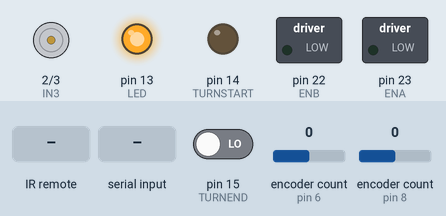
This sketch was run on a simulated Arduino Mega 2560, built with avr-gcc and run on an emulated ATmega2560. On the bench: motor-driver pin pairs drawn as motors (green arrow = first pin HIGH = forward, orange = second pin HIGH = backward, longer = more drive), switched loads named in the sketch (green lamp = pin HIGH), output pins drawn as LEDs (lit = HIGH). Inputs (shaded band) come from the test bench; at power-on: pin 15 (TURNEND) LOW, encoder count (sensors on pin 6, pin 8) 0. Pins used as bus, display or sensor lines are not drawn; what the sketch prints to the serial monitor is not drawn.

Above: at 1.2 s.
1.3 s: infrared code 0xFF6897 received
At 2.3 s:
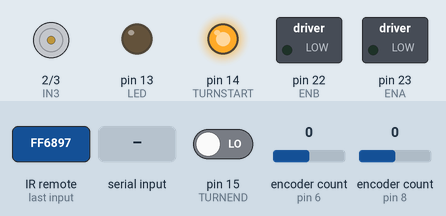
3.5 s: pin 15 (TURNEND) driven HIGH
At 4.6 s:
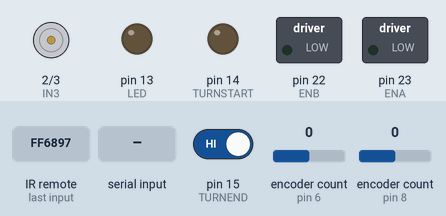
5.7 s: infrared code 0xFFFFFFFF received
7.2 s: infrared code 0xFF02FD received
8.7 s: "i" received over Serial
At 9.9 s:
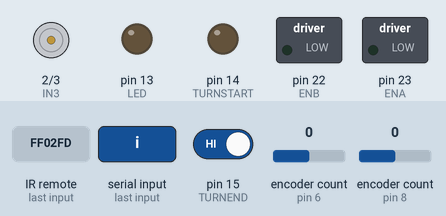
10.2 s: "," received over Serial
At 11.7 s:
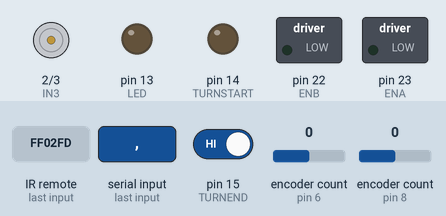
Timing chart, 0 to 12.8 s (numbered marks = the images above; inputs shaded):
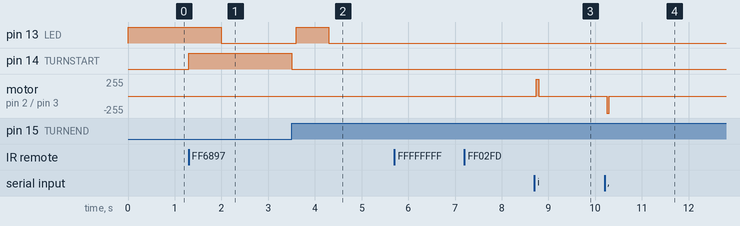

The sketch:

DCMotorTest.ino
```cpp
#include <PWMServo.h>
#include <TimerOne.h>
#include <Encoder.h>
#include <IRremote.h>

// NOTE: Teensy has library for encoders.  Will just use that.
// NOTE: A is LEFT, B is RIGHT
// NOTE:
// Since we are registering a callback to Timer1, make sure that PWM pins are associated with Timer0/Timer2
// Avoid PWM pins 9, 10 since they are attached to Timer1
#define ENA 23
#define IN1 0
#define IN2 1
#define IN3 2
#define IN4 3
#define ENB 22

#define ENCODERL1   8
#define ENCODERL2   4
#define ENCODERR1   6
#define ENCODERR2   7
#define LED         13
#define GRIPPER     12
#define TURNSTART   14
#define TURNEND     15

#define SPEED_MIN 0
#define SPEED_MAX 95
// motors have different minimum speeds.
// may also want to do this for how it is mapped?
#define PWM_MIN_L   70
#define PWM_MAX_L   250
#define PWM_MIN_R   80
#define PWM_MAX_R   250

#define LoopTime 100 //milliseconds
#define dt       0.1 // seconds

#define PULSES_REVOLUTION   1920/2 // from http://www.robotshop.com/en/micro-6v-160rpm-1201-dc-geared-motor-encoder.html
#define WHEEL_CIRCUMFERENCE 20.42 // in cm, based on 65mm wheel diameter
#define TARGET_DISTANCE     60.96 //2 ft in cm  //100  //
#define KP                  1.5
#define KI                  0.5
#define KD                  3.0
#define ETHRESHOLD          5
#define NUM_TARGETS         2

#define DEBUG_MOTOR
#define DEBUG_IR
//#define SERVO_ATTCHED
//#define PREDEF

volatile int gripper_pos = 0;

volatile long EncCountL_Last = 0;
volatile long EncCountL_Start = 0;
volatile int EncStateL1 = LOW;
volatile int EncStateL2 = LOW;
volatile int EncStateL1_last = LOW;
volatile int EncStateL2_last = LOW;

volatile long EncCountR_Last = 0;
volatile long EncCountR_Start = 0;
volatile int EncStateR1 = LOW;
volatile int EncStateR2 = LOW;
volatile int EncStateR1_last = LOW;
volatile int EncStateR2_last = LOW;

volatile long LastTime = 0;
volatile long NewTime = 0;
volatile float ErrorTotalL = 0;
volatile float ErrorTotalR = 0;
volatile float DerrorDtL = 0;
volatile float DerrorDtR = 0;
volatile float prev_errorL = 0;
volatile float prev_errorR = 0;

// IR Receiver and Transmitter Stuff
const int RECV_PIN = 9;
unsigned long repeatValue = 4294967295; //NEC repeat value
unsigned long startValue = 16738455; // NEC 1 value
unsigned long okValue = 16712445; // NEC OK value
unsigned long endValue = 16756815; // NEC 3 value
unsigned long turn_timer = 0; // use for timeout purposes
unsigned long stage1_timelimit = 10 * 1000; // max length for listening for ok
int currentState = 0;  //0 = Not Our Turn, 1 = Starting Turn, 2 = Waiting for Turn end;

char byteIn = 'n';
int targetDistanceL[NUM_TARGETS], targetDistanceR[NUM_TARGETS];
int nextTargetIdx = -1, currentTargetIdx = 0;

// Setup Encoders
Encoder LeftWheelEncoder(ENCODERL1, ENCODERL2);
Encoder RightWheelEncoder(ENCODERR1, ENCODERR2);

// Setup gripper
PWMServo gripper;

// Setup IR Receiver and Transmitter
IRsend irsend; // has to be on pin 5 of teensy!
IRrecv irrecv(RECV_PIN);
decode_results results;


void setup()
{
  Serial.begin(9600);

  pinMode(IN1, OUTPUT);
  pinMode(IN2, OUTPUT);
  pinMode(IN3, OUTPUT);
  pinMode(IN4, OUTPUT);
  pinMode(ENA, OUTPUT);
  pinMode(ENB, OUTPUT);
  pinMode(LED, OUTPUT);
  pinMode(TURNSTART, OUTPUT);
  pinMode(TURNEND, INPUT);
  digitalWrite(LED, HIGH);

#ifdef SERVO_ATTCHED
  gripper.attach(GRIPPER);
  Serial.print("Servo Attached: ");
  Serial.println(gripper.attached());
#endif

#ifdef DEBUG_MOTOR
  Serial.print("Initialize Control Loop Frequency: ");
  Serial.println(LoopTime * 1000.0);
#endif
  Timer1.initialize(LoopTime * 1000.0);
  Timer1.attachInterrupt(ControlThread);

  setup_IR();
}

void loop()
{
  float speed_percentL = 0;
  float speed_percentR = 0;

  if (Serial.available())
  {
    byteIn = Serial.read();
    if (byteIn == 'i') // i for forward
    {
      speed_percentL = 20;
      speed_percentR = 20;
    }
    else if (byteIn == ',') {
      speed_percentL = -20;
      speed_percentR = -20;
    }
    else if (byteIn == 'j') {
      speed_percentL = -20;
      speed_percentR = 20;
    }
    else if (byteIn == 'l') {
      speed_percentL = 20;
      speed_percentR = -20;
    }
    Serial.println("got something");

    // get error for each wheel from desired end point
    int EncCountL = LeftWheelEncoder.read();
    int EncCountR = RightWheelEncoder.read();

    float EncDifference = ((float)(EncCountL - EncCountR) / PULSES_REVOLUTION) * WHEEL_CIRCUMFERENCE;

    // correct for difference between encoders if we are driving straight
    if (speed_percentL == speed_percentR)
    {
      if (EncDifference > 0)
        speed_percentL -= KP * abs(EncDifference);
      speed_percentR += KP * abs(EncDifference);
      if (EncDifference < 0)
        speed_percentL += KP * abs(EncDifference);
      speed_percentR -= KP * abs(EncDifference);
    }
#ifdef DEBUG_MOTOR
    Serial.print("Left Command Signal: ");
    Serial.println(speed_percentL);
    Serial.print("Right Command Signal: ");
    Serial.println(speed_percentR);
#endif

      if (speed_percentL > SPEED_MAX)
        speed_percentL = SPEED_MAX;

      if (speed_percentR > SPEED_MAX)
        speed_percentR = SPEED_MAX;

      // send motor command
      if (speed_percentL > 0) {
        forwardL((int)speed_percentL);
      }
      else {
        backwardL((int)abs(speed_percentL));
      }

      if (speed_percentR > 0) {
        forwardR((int)speed_percentR);
      }
      else {
        backwardR((int)abs(speed_percentR));
      }
    }
    else{
      halt();
    }
    delay(50);
}

void ControlThread() {
  NewTime = micros();
  TurnMonitor();
}

void forwardL(int speed_percent) {
  int speed_pwm = map(speed_percent, SPEED_MIN, SPEED_MAX, PWM_MIN_L, PWM_MAX_L);

  analogWrite(ENA, speed_pwm);
  digitalWrite(IN1, HIGH);
  digitalWrite(IN2, LOW);         // left wheel goes forward
}

void backwardL(int speed_percent) {
  int speed_pwm = map(speed_percent, SPEED_MIN, SPEED_MAX, PWM_MIN_L, PWM_MAX_L);

  analogWrite(ENA, speed_pwm);
  digitalWrite(IN1, LOW);
  digitalWrite(IN2, HIGH);         // left wheel goes forward
}

void forwardR(int speed_percent) {
  int speed_pwm = map(speed_percent, SPEED_MIN, SPEED_MAX, PWM_MIN_R, PWM_MAX_R);

  analogWrite(ENB, speed_pwm);
  digitalWrite(IN3, HIGH);
  digitalWrite(IN4, LOW);         // right wheel goes forward
}

void backwardR(int speed_percent) {
  int speed_pwm = map(speed_percent, SPEED_MIN, SPEED_MAX, PWM_MIN_R, PWM_MAX_R);

  analogWrite(ENB, speed_pwm);
  digitalWrite(IN3, LOW);
  digitalWrite(IN4, HIGH);         // right wheel goes forward
}

void halt() {
  digitalWrite(ENA, LOW);
  digitalWrite(IN1, LOW);
  digitalWrite(IN2, LOW);        //left wheel holds still
  digitalWrite(ENB, LOW);
  digitalWrite(IN3, LOW);
  digitalWrite(IN4, LOW);        // right wheel holds still
}

void SerialRead() {

}

void CloseGripper() {
  while (gripper_pos <= 180) {
    gripper.write(gripper_pos);
    Serial.print("Closing Gripper: ");
    Serial.println(gripper_pos);
    gripper_pos += 10;
    delay(1000);
  }
  gripper_pos = 0;
}

void OpenGripper() {
  gripper.write(0);
  Serial.println("Opening Gripper");
  gripper_pos = 0;
}

// setup stuff for IR Receiver and Transmitter
void setup_IR() {
  irrecv.enableIRIn(); // Start the receiver
  irrecv.blink13(true);
#ifdef DEBUG_IR
  Serial.println("Waiting for Turn Start Signal");
#endif
}


// listen for message from base station
int robot_listen(unsigned long val) {
  if (irrecv.decode(&results)) {
    unsigned long rec_val = results.value;
    irrecv.resume(); // Receive the next value
#ifdef DEBUG_IR
    Serial.print("Message Received: "); Serial.println(rec_val);
#endif
    if (rec_val == val) {
      return 1; // got what we were looking for
    }
    else {
      return 0; // got something else
    }
  }
  return 0;
}

// transmit message from robot to base station
void robot_transmit(unsigned long val) {
#ifdef DEBUG_IR
  Serial.println("Sending Messages");
#endif
  digitalWrite(LED, HIGH);
  for (int i = 0; i < 10; i++) { // send 10 messages
    irsend.sendNEC(val, 32);
    delay(200);
  }
  digitalWrite(LED, LOW);
  delay(300);
  irrecv.enableIRIn();      //Restart receiver
}

// checks if timeout time has been exceeded
int timeout_check(unsigned long timelimit) {
  if (abs(millis() - turn_timer) < timelimit) {
    return 0;
  }
  else {
    return 1;
  }
}

// monitors status to determine when to send message on serial
void TurnMonitor() {
  if (currentState == 0) { // not our turn waiting for go signal
    int resp = robot_listen(startValue);
    if (resp == 1) {
      currentState = 1; // start turn
      // indicate to RPi that turn is starting
      digitalWrite(TURNSTART, HIGH);
      robot_transmit(okValue);  // transmit ok message once
      #ifdef DEBUG_IR
          Serial.println("Ok message sent");
      #endif
#ifdef DEBUG_IR
      Serial.println("Starting Turn");
#endif
    }
  }
  else if (currentState == 1) { // start turn message received, send ok
    // this is the state while turn is running
    // RPi will set this pin when turn is over
    if (digitalRead(TURNEND) == HIGH){
        currentState = 2;
        // reset turn indicator
        digitalWrite(TURNSTART, LOW);
    }
    turn_timer = millis();
  }
  else if (currentState == 2) {
    // goes back to just listening.
    // send signal
    unsigned long time_start = millis();
    unsigned long wait_time = 100;
#ifdef DEBUG_IR
    Serial.println("Sending end turn signal");
#endif
    robot_transmit(endValue);
    // listen for ok
    time_start = millis();
#ifdef DEBUG_IR
    Serial.println("Listening for OK signal");
#endif
    int resp2;
    while (abs(millis() - time_start) < 10*wait_time && currentState == 2) {
      resp2 = robot_listen(okValue);
      if (resp2 == 1) {
        currentState = 0; // turn over waiting for next turn signal
#ifdef DEBUG_IR
        Serial.println("Received Ok");
        Serial.println("Waiting for next turn start signal");
#endif
      }
    }
    if (timeout_check(stage1_timelimit) == 1) {
      currentState = 0;
#ifdef DEBUG_IR
      Serial.println("Timeout.  Listening for next turn signal.");
#endif
    }
  }
}
```

Measured:
- after the input at 1.3 s, pin 13 (LED): HIGH → LOW after 0.70 s; pin 14 (TURNSTART): LOW → HIGH at once
- after the input at 3.5 s, pin 13 (LED): LOW → HIGH after 0.10 s, → LOW 0.70 s later; pin 14 (TURNSTART): HIGH → LOW at once
- after the input at 5.7 s, every drawn part: stays the same
- after the input at 7.2 s, every drawn part: stays the same
- after the input at 8.7 s, motor on pin 2 (IN3) / pin 3 (IN4): stopped → forward 255/255 at once, → stopped 0.05 s later
- after the input at 10.2 s, motor on pin 2 (IN3) / pin 3 (IN4): stopped → backward 255/255 after 0.05 s, → stopped 0.05 s later
